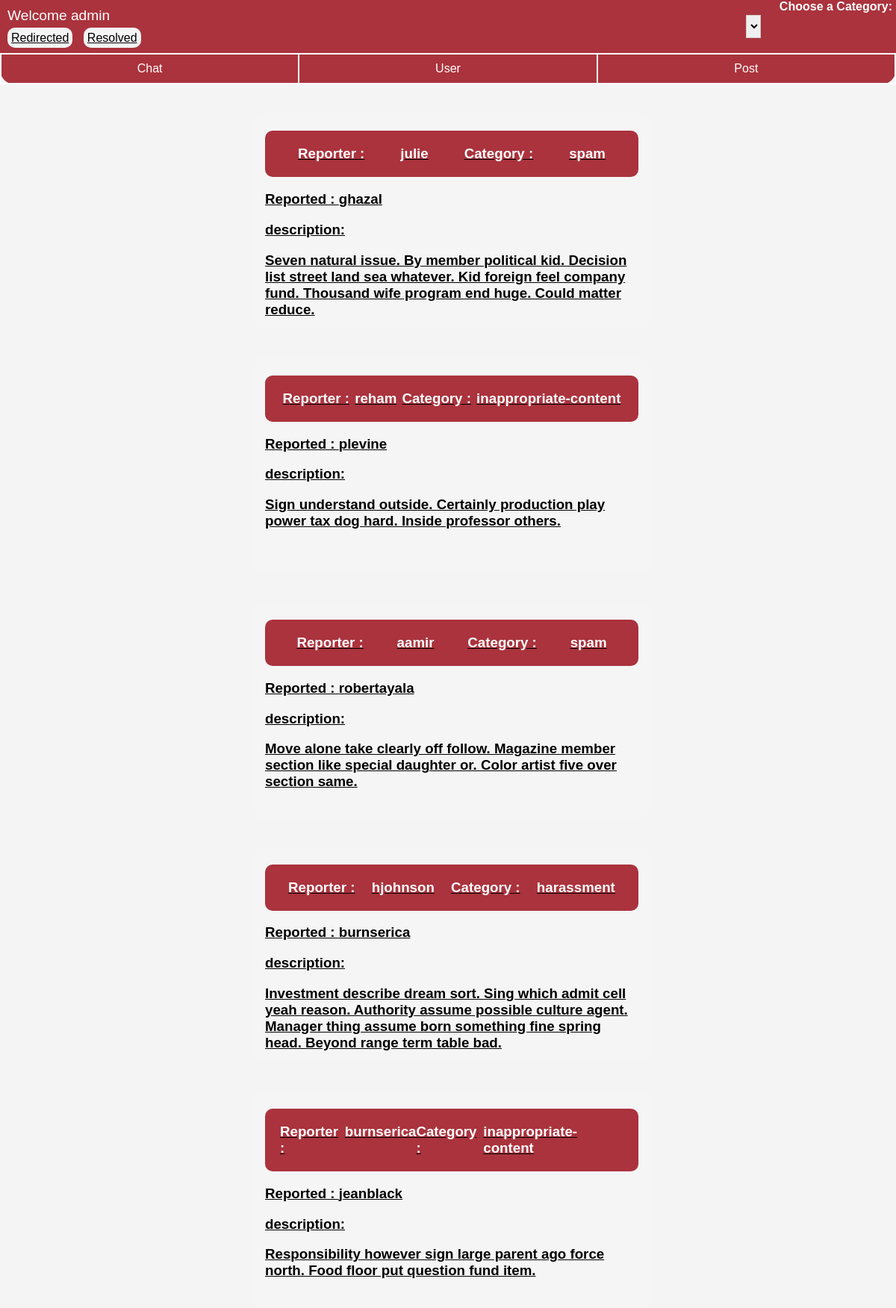
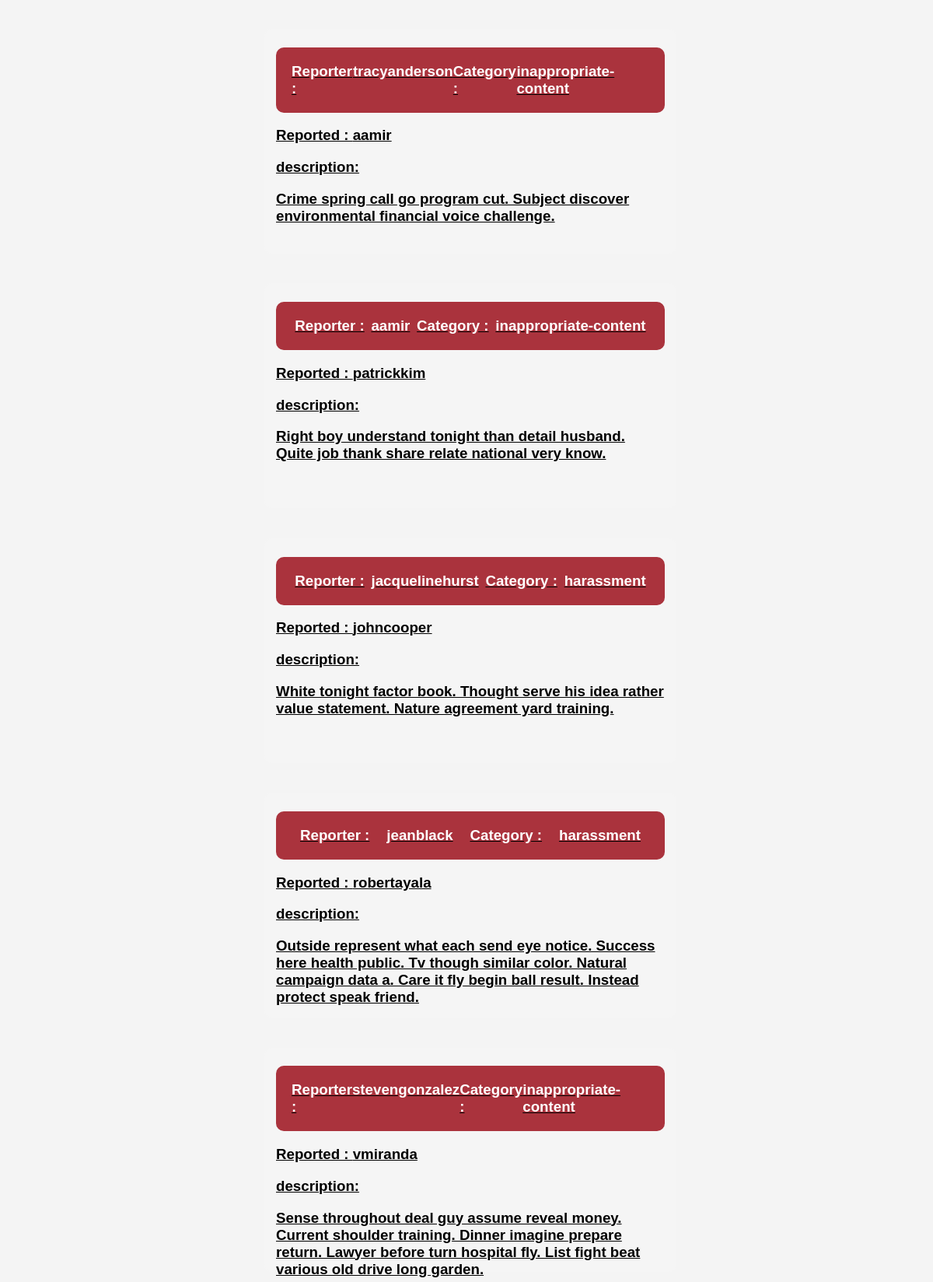
Page /report/ (signed in, upper part) on the committed database (2 pictures, top to bottom).
### accounts/models.py (models this page shows, shortened)
class CustomUser(AbstractUser):
    email = models.EmailField(blank=False, null=False, unique=True)
    profile_image = models.ImageField(default='profile_images/default.png', upload_to='profile_images/', blank=True, null=True)
    birth_date = models.DateField(blank=True, null=True)
    phone_number = PhoneNumberField(blank=True, null=True)
    gender = models.CharField(blank=True, null=True, max_length=1, choices=GENDER_CHOICES)
    role = models.CharField(max_length=25, choices=ROLE, default='regular-user')
    is_online = models.BooleanField(default=False)
    last_online = models.DateTimeField(blank=True, null=True)
    is_banned = models.BooleanField(default=False)
    def __str__(self):
        return self.username

### report/models.py (models this page shows, shortened)
class Report(models.Model):
    reporter = models.ForeignKey(CustomUser, on_delete=models.CASCADE, related_name='reporter')
    type = models.CharField(max_length=25, choices=TYPE)
    category = models.CharField(max_length=25, choices=CATEGORY)
    reported_user = models.ForeignKey(CustomUser, on_delete=models.CASCADE, related_name='reported_user')
    description = models.TextField(null=True, blank=True)
    status = models.CharField(max_length=25, choices=STATUS, default='pending')
    reported_post = models.ForeignKey(Post, on_delete=models.SET_NULL, related_name='reported_post', null=True, blank=True)
    reported_chat = models.ForeignKey(Chat, on_delete=models.PROTECT, related_name='reported_chat', null=True, blank=True)
    moderator = models.ForeignKey(CustomUser, on_delete=models.CASCADE, related_name='moderator', null=True, blank=True)
    moderator_comment = models.TextField(null=True, blank=True)
    created_at = models.DateTimeField(auto_now_add=True)
    updated_at = models.DateTimeField(auto_now=True)

### report/views.py (the view)
# urls.py: path('', views.ReportList.as_view(), name='reports'), # '/report/?status=pending&type=user'
class ReportList(LoginRequiredMixin, PermissionRequiredMixin, generic.ListView):
    model = Report
    template_name = 'report/report_list.html'
    context_object_name = 'reports'
    permission_required = 'report.view_report'
    def get_queryset(self):
        user_role = self.request.user.role
        if user_role == 'moderator':
            status = 'pending'
        elif user_role == 'admin':
            status = self.request.GET.get('status')
            if not status:
                status = 'redirected'
        else:
            return redirect(reverse('/'))
        queryset = super().get_queryset()
        type = self.request.GET.get('type')
        category = self.request.GET.get('category')
        if status:
            queryset = queryset.filter(status=status)
        if type:
            queryset = queryset.filter(type=type)
        if category:
            queryset = queryset.filter(category=category)
        return queryset

### report/templates/report/report_list.html (shortened to what this page needs)
{% extends 'base.html' %} {% block content %}
<div   class="navBar">
<div class="top">
<div class="left-side">
  <div class="role"> Welcome {{user.role}}</div>
{% if user.role == 'admin' %}
<div class="status-app-bar">
  <a href="/report/?status=redirected">Redirected</a>
  <a href="/report/?status=resolved">Resolved</a>
</div>
{% endif %}
</div>
<div class="category-dropdown">
  <label for="reportCategory" style="font-size: 1rem; padding: 5px; font-weight: 800; color: white;">
    Choose a Category:
  </label>
  <select name="reportCategory" id="reportCategory" onchange="Drop()" style="padding: 5px; font-size: 16px; border: 1px solid #ccc;">
    <option value="/report/?" {% if not request.GET.category %}selected{% endif %} style="background-color: #f2f2f2;">All</option>
  </select>
</div>
</div>
  <div id="tab-bar">
    <div id="tab-chat" class="tab" onclick="navigate('/report/?type=chat')">Chat</div>
    <div id="tab-user" class="tab" onclick="navigate('/report/?type=user')">User</div>
    <div id="tab-post" class="tab" onclick="navigate('/report/?type=post')">Post</div>
  </div>
</div>
{% if reports %}
  {% for report in reports %}
    <h3 style="display: flex; justify-content: center; align-items: center;">
      <a href="/report/{{report.id}}" style="color: black; border: opx;">
        <div class="report-container">
          <p  style=" display: flex; justify-content: space-around; background-color: #aa333d; border-radius: 10px; color: white; padding: 20px;"
          ><b>Reporter : </b> {{ report.reporter }} <b>Category : </b> {{ report.category }}</p>
          <p style=" flex-direction:row;">
          <b>Reported : </b> {{ report.reported_user }}
        </p>
          {% if report.description %}<p>description:</p>{% endif %}
          {% if report.description %}<p>{{ report.description }}</p>{% endif %}
        </div>
      </a>
    </h3>
  {% endfor %}
{% else %}
<p>No reports added yet.</p>
{% endif %}
{% endblock %}

### report/templates/report/report_list.html (style rules this page uses)
body { font-family: Arial, sans-serif; background-color: #f4f4f4; margin: 0; }
.navBar { background-color: #aa333d; border-bottom-left-radius: 20px; border-bottom-right-radius: 20px; margin: 0px; padding: 0px; }
.top { display: flex; justify-content: space-between; }
#reportCategory { margin: 20px; width: 20px; float: inline-start; }
.role { color: white; padding-left: 10px; padding-top: 10px; font-size: larger; padding-bottom: 10px; }
#tab-bar { display: flex; justify-content: space-around; border: 1px solid white; }
.tab { display: flex; justify-content: center; align-items: center; width: 500px; margin: 0px; padding: 10px; cursor: pointer; color: white; border: 1px solid white; }
a { margin-top: 20px; margin-left: 10px; background-color: whitesmoke; color: black; padding: 5px; border-radius: 10px; }
.report-container { background-color: whitesmoke; width: 500px; height: 250px; margin: 10px; border: 0px; flex-direction: column; }

### rows in the picture
CustomUser: role "admin"
Report: reporter "julie", category "spam", reported_user "ghazal", shows "description:", description "Seven natural issue. By member political kid. Decision list street land sea whatever. Kid foreign feel company fund. Thousand wife program end huge. Could matter reduce."
Report: reporter "reham", category "inappropriate-content", reported_user "plevine", shows "description:", description "Sign understand outside. Certainly production play power tax dog hard. Inside professor others."
Report: reporter "aamir", category "spam", reported_user "robertayala", shows "description:", description "Move alone take clearly off follow. Magazine member section like special daughter or. Color artist five over section same."
Report: reporter "hjohnson", category "harassment", reported_user "burnserica", shows "description:", description "Investment describe dream sort. Sing which admit cell yeah reason. Authority assume possible culture agent. Manager thing assume born something fine spring head. Beyond range term table bad."
Report: reporter "burnserica", category "inappropriate-content", reported_user "jeanblack", shows "description:", description "Responsibility however sign large parent ago force north. Food floor put question fund item."
Report: reporter "tracyanderson", category "inappropriate-content", reported_user "aamir", shows "description:", description "Crime spring call go program cut. Subject discover environmental financial voice challenge."
Report: reporter "aamir", category "inappropriate-content", reported_user "patrickkim", shows "description:", description "Right boy understand tonight than detail husband. Quite job thank share relate national very know."
Report: reporter "jacquelinehurst", category "harassment", reported_user "johncooper", shows "description:", description "White tonight factor book. Thought serve his idea rather value statement. Nature agreement yard training."
Report: reporter "jeanblack", category "harassment", reported_user "robertayala", shows "description:", description "Outside represent what each send eye notice. Success here health public. Tv though similar color. Natural campaign data a. Care it fly begin ball result. Instead protect speak friend."
Report: reporter "stevengonzalez", category "inappropriate-content", reported_user "vmiranda", shows "description:", description "Sense throughout deal guy assume reveal money. Current shoulder training. Dinner imagine prepare return. Lawyer before turn hospital fly. List fight beat various old drive long garden."
